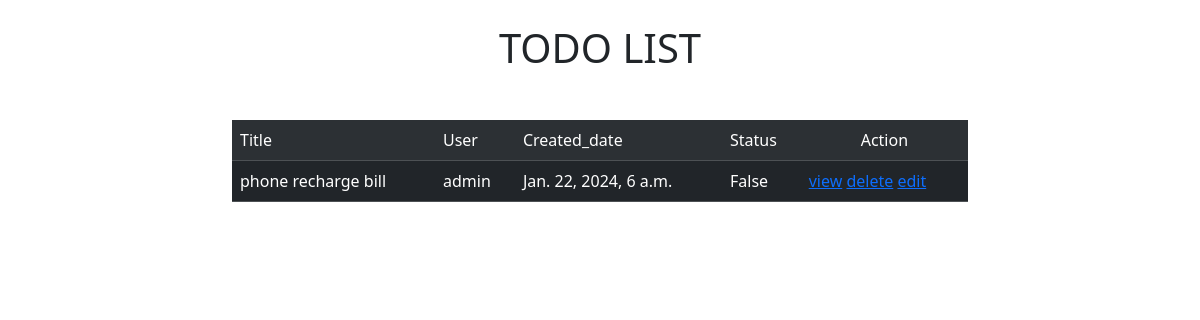
The app's page /all/ (signed in) with its own data.
### remainder/models.py (models this page shows, shortened)
class Todos(models.Model):
    title=models.CharField(max_length=200)
    created_date=models.DateTimeField(auto_now_add=True)
    status=models.BooleanField(default=False)
    user=models.ForeignKey(User,on_delete=models.CASCADE)

### remainder/views.py (the view)
# urls.py: path("all/",TodoListView.as_view(),name="list-todo"),
@method_decorator(signin_required,name="dispatch")
class TodoListView(ListView):
    template_name="remainder/todo_list.html"
    context_object_name="todos"
    model=Todos
    def get_queryset(self):
        qs=Todos.objects.filter(user=self.request.user)
        return qs

### remainder/views.py (called while the page is built)
def signin_required(fn):
    def wrapper(request,*args,**kwargs):
        if not request.user.is_authenticated:
            messages.error(request,"invalid session")
            return redirect("signin")
        else:
            return fn(request,*args,**kwargs)
    return wrapper

### remainder/templates/remainder/todo_list.html (shortened to what this page needs)
<!DOCTYPE html>
<html lang="en">
<head>
    <link href="https://cdn.jsdelivr.net/npm/bootstrap@5.3.2/dist/css/bootstrap.min.css" rel="stylesheet">
    <link rel="stylesheet" href="https://cdnjs.cloudflare.com/ajax/libs/font-awesome/6.4.2/css/all.min.css" />
</head>
<body>
    <h1 class="text-md-center mt-4">TODO LIST</h1>
    <div class="container">
        <div class="row mt-5">
            <div class="col-2"></div>
            <div class="col-8">
                <table class="table table-striped table-dark">
                    <tr>
                        <td>Title</td>
                        <td>User</td>
                        <td>Created_date</td>
                        <td>Status</td>
                        <td class="text-center">Action</td>
                    </tr>
                    {% for todo in todos %}
                    <tr>
                        <td>{{todo.title}}</td>
                        <td>{{todo.user}}</td>
                        <td>{{todo.created_date}}</td>
                        <td>{{todo.status}}</td>
                        <td class="px-2">
                            <a href="{%url 'view-todo' todo.id%}">view</a>
                            <a href="{%url 'remove-todo' todo.id%}">delete</a>
                            <a href="{%url 'change-todo' todo.id%}">edit</a>
                        </td>
                    </tr>
                    {% endfor %}
                </table>
            </div>
            <div class="col-2"></div>
        </div>
    </div>
</body>
</html>

### records on screen
Todos: title "phone recharge bill", user "admin", created_date "Jan. 22, 2024, 6 a.m.", status "False"
